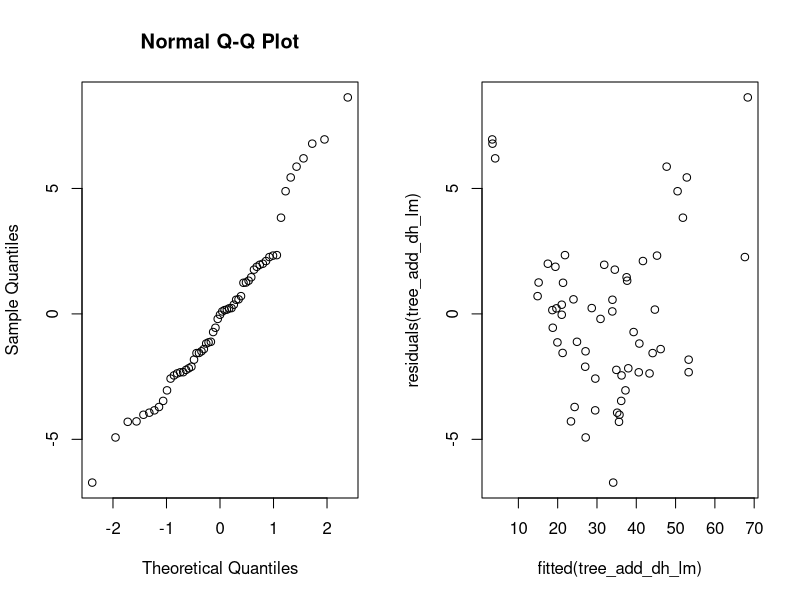
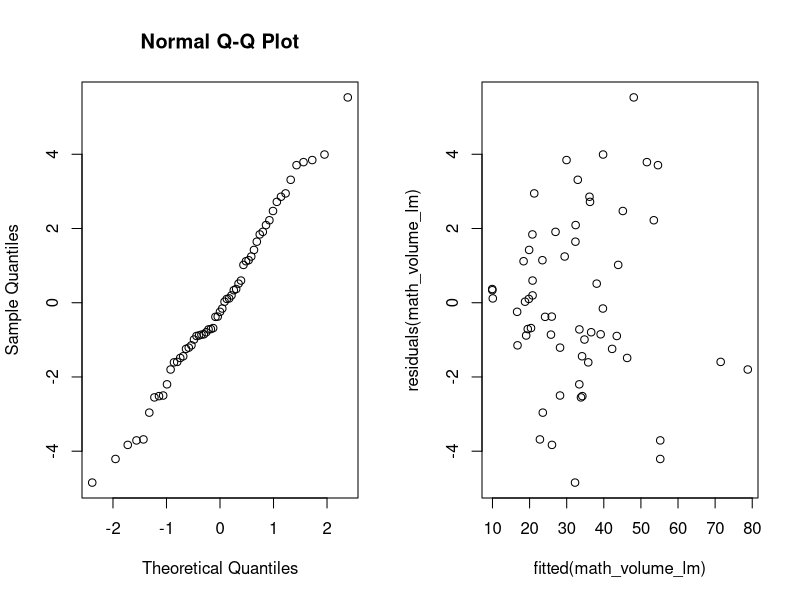

Write the R code that produced these figures, in order.
## ---- chunk 1
# set up global R options
options(digits = 3)

# set up knitr global chunk options
knitr::opts_chunk$set(fig.height = 3)
## ---- chunk 2
tree_df <- as.data.frame(read.table("data/treeVolume.txt", header=TRUE))
head(tree_df)
## ---- chunk 3
tree_df$type <- as.factor(tree_df$type)
tree_type_lm <- lm(volume~type, data=tree_df)
anova(tree_type_lm)
## ---- chunk 4
summary(tree_type_lm)
## ---- chunk 5
mask <- tree_df$type == "beech"
t.test(tree_df$volume[mask], tree_df$volume[!mask])
## ---- chunk 6
tree_type_d_lm <- lm(volume~height+type*diameter, data=tree_df)
anova(tree_type_d_lm)
## ---- chunk 7
summary(tree_type_d_lm)
## ---- chunk 8
tree_type_h_lm <- lm(volume~diameter+type*height, data=tree_df)
anova(tree_type_h_lm)
## ---- chunk 9
summary(tree_type_h_lm)
## ---- chunk 10
tree_add_all_lm <- lm(volume~diameter+height+type, data=tree_df)
anova(tree_add_all_lm)
## ---- chunk 11
summary(tree_add_all_lm)
## ---- chunk 12
tree_add_dh_lm <- lm(volume~diameter+height, data=tree_df)
anova(tree_add_dh_lm)
## ---- chunk 13
summary(tree_add_dh_lm)
## ---- chunk 14
par(mfrow=c(1, 2))
qqnorm(residuals(tree_add_dh_lm))
plot(fitted(tree_add_dh_lm), residuals(tree_add_dh_lm))
## ---- chunk 15
mean_d <- mean(tree_df$diameter)
mean_h <- mean(tree_df$height)
means <-  data.frame(diameter=c(mean_d), height=c(mean_h))

predict(tree_add_dh_lm, means, se.fit = TRUE)
## ---- chunk 16
tree_df$math_volume <- tree_df$height * tree_df$diameter^2
math_volume_lm <- lm(volume~math_volume, data=tree_df)
anova(math_volume_lm)
## ---- chunk 17
summary(math_volume_lm)
## ---- chunk 18
par(mfrow=c(1,2))

qqnorm(residuals(math_volume_lm))
plot(fitted(math_volume_lm), residuals(math_volume_lm))
## ---- chunk 19
# Read data
## ---- chunk 20

## ---- chunk 21

## ---- chunk 22

## ---- chunk 23

## ---- chunk 24
# Read data
## ---- chunk 25

## ---- chunk 26

## ---- chunk 27

## ---- chunk 28

## ---- chunk 29

## ---- chunk 30
# Read data
## ---- chunk 31

## ---- chunk 32

## ---- chunk 33
